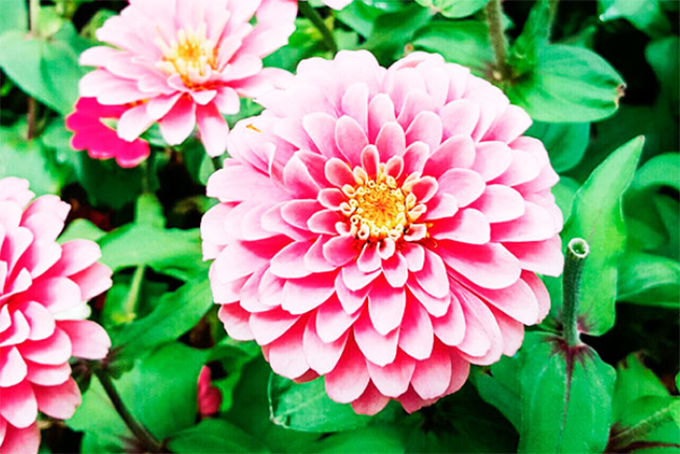
#> input picture flower.jpg, 680 x 454 px
$ python -i test.py   (imports and definitions only)
#> lines starting #> are read from the running program, lines starting #| are printed output that depends on the picture
import pygame
import cv2.cv2 as cv2
import numpy as np

# video = cv2.VideoCapture(0)
# [1 line not run here, left out]

W = 720
H = 500

# [1 line that did not run here, left out]

# [1 line not run here, left out]

def reverse(img):
    return np.max(img) - img

def logarit(img, c):
    return float(c) * np.log10(1.0 + img)

def threshold(image, th):
    return (image > th) * 255

def Gamma(image, gamma, c):
    def nomalize(image):
        return image / (np.amax(image))

    return (float(c) * np.exp(np.log(nomalize(image)) * float(gamma))).astype(np.uint8)

def run():
    isReverse = False
    isLog = False
    isThreshold = False
    isGamma = False

    c = 100
    th = 255//2
    gamma = 1

    running = True
    while running:
        for event in pygame.event.get():
            if event.type == pygame.QUIT:
                running = False
                pygame.quit()

        keys=pygame.key.get_pressed()

        # ret, frame = video.read()

        frame = cv2.imread("flower.jpg")
#> frame is the input picture: shape (454, 680, 3); mean B, G, R 122.6, 150.4, 138.8

        imgRGB = cv2.cvtColor(frame, cv2.COLOR_BGR2RGB)
        if keys[pygame.K_r]:
            c = 100
            isReverse = True
            isLog = False
            isThreshold = False
            isGamma = False
        if keys[pygame.K_n]:
            isReverse = False
            isLog = False
            isThreshold = False
            isGamma = False
        if keys[pygame.K_l]:
            c = 100
            isLog = True
            isReverse = False
            isThreshold = False
            isGamma = False
        if keys[pygame.K_t]:
            c = 100
            isThreshold = True
            isReverse = False
            isLog = False
            isGamma = False
        if keys[pygame.K_g]:
            c = 255
            isThreshold = False
            isReverse = False
            isLog = False
            isGamma = True

        if isReverse:
            imgRGB = reverse(imgRGB)
        if isLog:
            imgRGB = logarit(imgRGB, c)
            if keys[pygame.K_RIGHT]:
                c = c + 1
                print(f"log c: {c}")
            if keys[pygame.K_LEFT]:
                c = c - 1 if c > 1 else 1
                print(f"log c: {c}")
        if isThreshold:
            imgRGB = threshold(imgRGB, th)
        if isGamma:
            imgRGB = Gamma(imgRGB, gamma, c)
#> in nomalize, `return image / (np.amax(image))`:
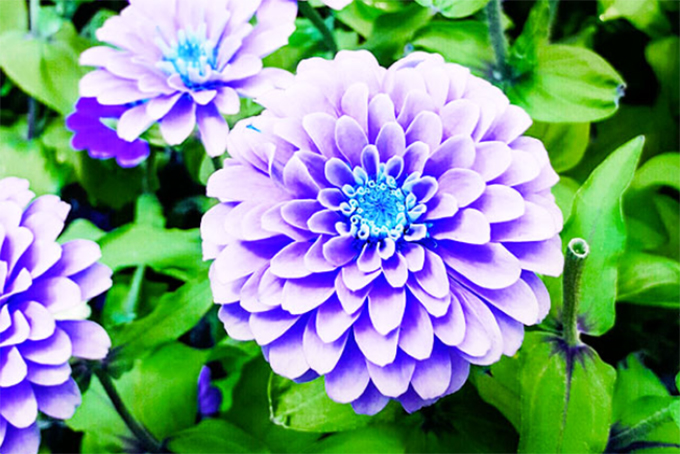
#> returned value: shape (454, 680, 3) float64; mean of channels 0, 1, 2 0.544, 0.59, 0.481; drawn as B, G, R
            if keys[pygame.K_RIGHT]:
                gamma = gamma + 1
                print(f"gamma: {gamma}")
            if keys[pygame.K_LEFT]:
                gamma = gamma - 0.1 if gamma > 0 else 0
                print(f"gamma: {gamma}")

        imgRGB = np.rot90(imgRGB)
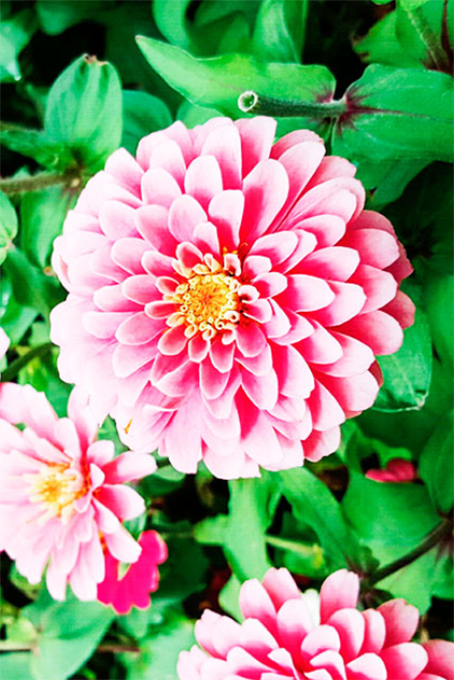
#> imgRGB: shape (680, 454, 3); mean R, G, B 138.8, 150.4, 122.5
        imgRGB = pygame.surfarray.make_surface(imgRGB).convert()

#> (the run stopped early here; a loop or call above may not have finished)
